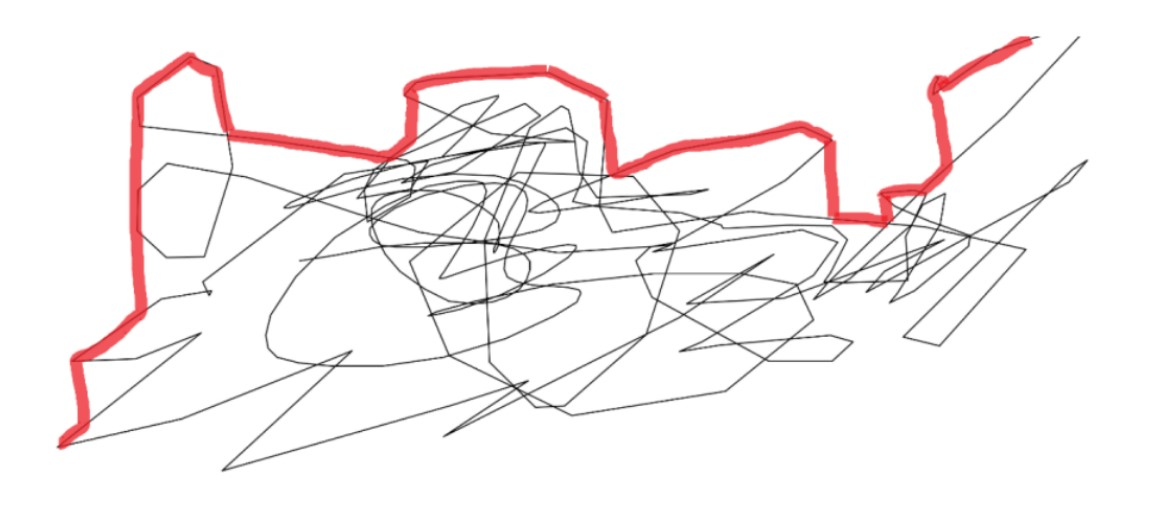
#> input picture Projects/2 - Aritificial Neural Networks/red_line_image.jpg, 1151 x 510 px
$ jupyter execute --allow-errors Part4_Completed.ipynb
#> lines starting #> are read from the running program, lines starting #| are printed output that depends on the picture; after the words box and inside, x2 and y2 are one past the last pixel; in counts of white or black regions, pixels touching at a corner belong together
[cell 1]
import cv2
import numpy as np
from scipy.optimize import curve_fit
import matplotlib.pyplot as plt
from keras.models import Sequential
from keras.layers import Dense
from sklearn.model_selection import train_test_split
from sklearn.preprocessing import MinMaxScaler

[cell 2]
# Load the image
image = cv2.imread('red_line_image.jpg')
#> image is the input picture: shape (510, 1151, 3); mean B, G, R 241.9, 241.7, 247.2

[cell 3]
# Convert image to HSV color space
hsv_image = cv2.cvtColor(image, cv2.COLOR_BGR2HSV)
#> hsv_image: shape (510, 1151, 3); mean H, S, V 10.6, 6.1, 247.2

[cell 4]
# Define lower and upper thresholds for red color in HSV
lower_red1 = np.array([0, 50, 50])
upper_red1 = np.array([10, 255, 255])
lower_red2 = np.array([170, 50, 50])
upper_red2 = np.array([180, 255, 255])

# Create masks for red pixels using the thresholds
red_mask1 = cv2.inRange(hsv_image, lower_red1, upper_red1)
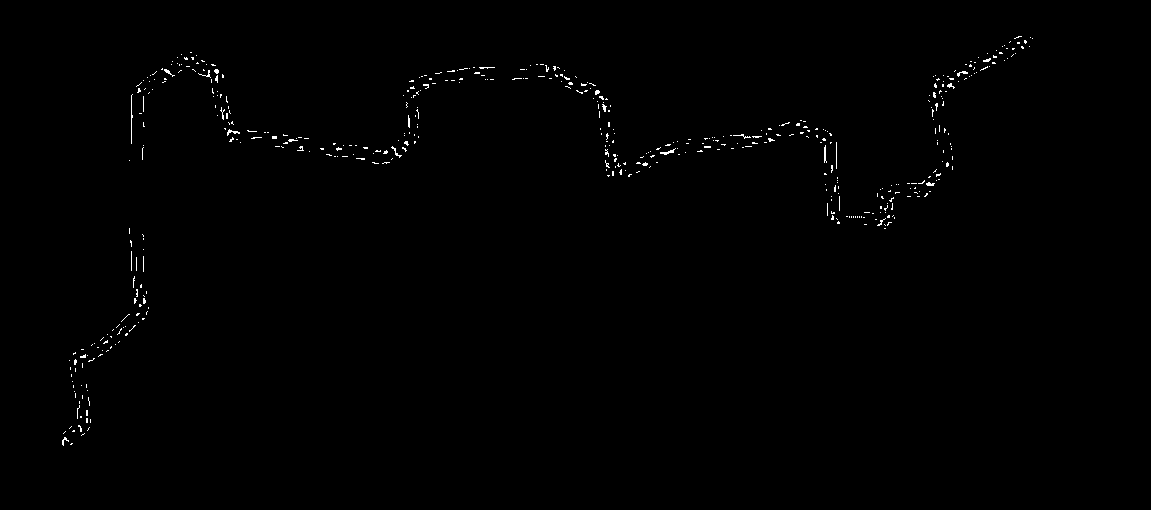
#> red_mask1: shape (510, 1151); 0.48% white in thin lines or dots, all inside (x1, y1, x2, y2) = (62, 36, 1033, 446)
red_mask2 = cv2.inRange(hsv_image, lower_red2, upper_red2)
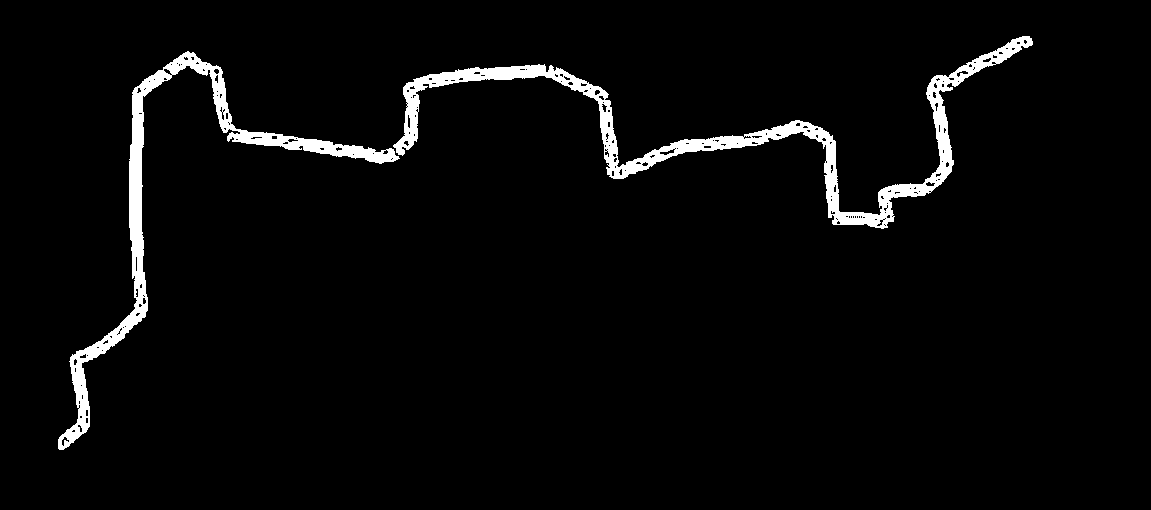
#> red_mask2: shape (510, 1151); 3.4% white; 2 white regions, box (x1, y1, x2, y2) and area: (393, 36, 1033, 229) 11483, (58, 51, 400, 450) 8450
red_mask = cv2.bitwise_or(red_mask1, red_mask2)
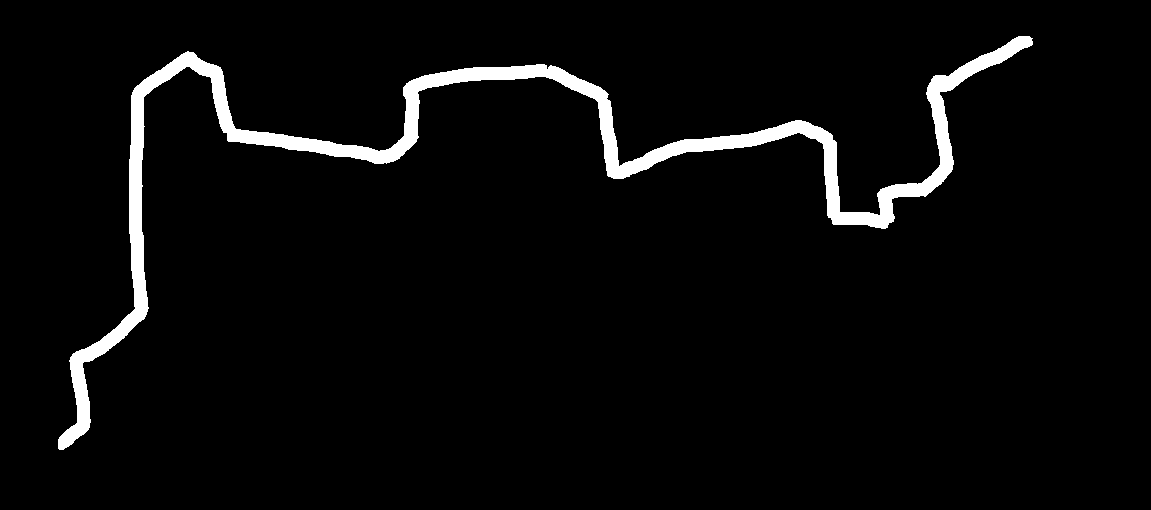
#> red_mask: shape (510, 1151); 3.9% white; 1 white region, box (x1, y1, x2, y2) and area: (58, 36, 1033, 450) 22753

# Apply Canny edge detection on the red mask
edges = cv2.Canny(red_mask, 50, 150, apertureSize=3)
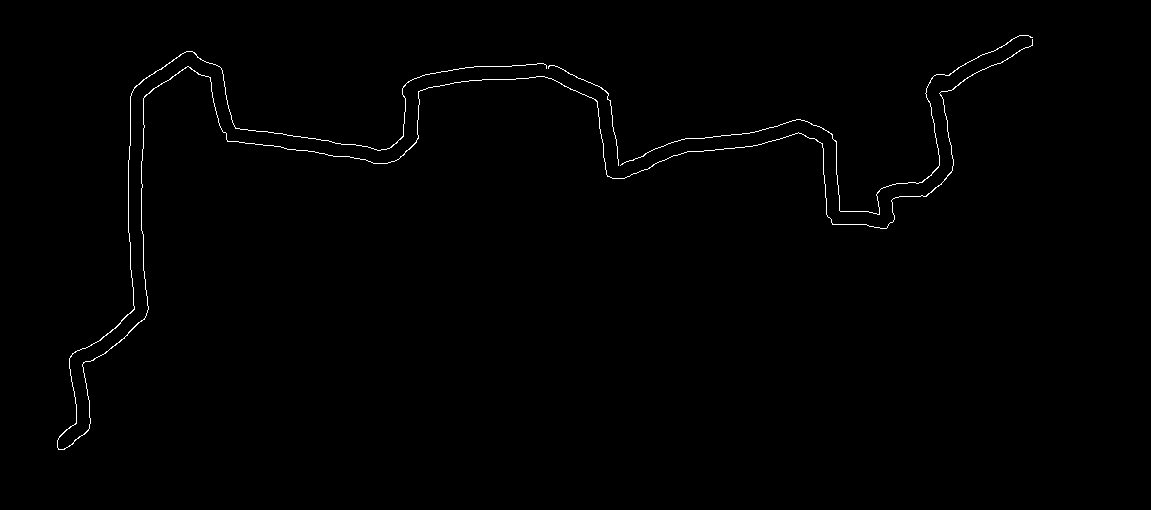
#> edges: shape (510, 1151); 0.6% white in thin lines or dots, all inside (x1, y1, x2, y2) = (57, 35, 1033, 450)

# Find contours in the edge image
contours, _ = cv2.findContours(edges, cv2.RETR_EXTERNAL, cv2.CHAIN_APPROX_SIMPLE)
#> contours = 3 contours, 1 with area under 20; largest, box (x1, y1, x2, y2) and area: (57, 39, 1033, 450) 196, (620, 35, 1033, 215) 43

[cell 5]
# Check if contours were found
if contours:
    # Extract the largest contour (assuming it corresponds to the red line)
    largest_contour = max(contours, key=cv2.contourArea)
#> largest_contour = contour of 1741 points, box (x1, y1, x2, y2) (57, 39, 1033, 450), area 196

    # Extract the coordinates of the red line
    x_coords = largest_contour[:, 0, 0]
#> x_coords = 1741 values, max 1032 at index 0, min 57 at index 601, mean 442
    y_coords = largest_contour[:, 0, 1]
#> y_coords = 1741 values, max 449 at index 599, min 39 at index 0, mean 163.9

    # Print the coordinates of the red dots
    for x, y in zip(x_coords, y_coords):
        print(f"Red dot coordinates: ({x}, {y})")
#> this loop made 1741 passes
#> (x, y) on passes 1 to 3: (1032, 39), (1032, 44), (1030, 46)
#| Red dot coordinates: (1032, 39)
#| Red dot coordinates: (1032, 44)
#| Red dot coordinates: (1030, 46)
#| Red dot coordinates: (1029, 46)
#| Red dot coordinates: (1028, 47)
#| Red dot coordinates: (1025, 47)
#| Red dot coordinates: (1024, 48)
#| Red dot coordinates: (1023, 48)
#> (further printed lines are left out)

    # Fit a polynomial curve to the coordinates
    degree = 3  # Degree of the polynomial curve
    coeffs = np.polyfit(x_coords, y_coords, degree)
#> coeffs = [-3.41e-06, 0.00597, -3.04, 550.7]
    poly_func = np.poly1d(coeffs)

    # Generate x values for plotting the curve
    x_plot = np.linspace(min(x_coords), max(x_coords), 100)
#> x_plot = 100 values from 57 to 1032

    # Evaluate the polynomial function for the plotted x values
    y_plot = poly_func(x_plot)
#> y_plot = 100 values, max 396 at index 0, min 19.92 at index 99, mean 145.6

    # Plot the original image with the detected red line and the fitted curve
    plt.figure(figsize=(8, 6))
    plt.imshow(cv2.cvtColor(image, cv2.COLOR_BGR2RGB))
    plt.plot(x_coords, y_coords, 'ro', label='Detected Red Line')
    plt.plot(x_plot, y_plot, 'b-', label='Fitted Curve')
    plt.xlabel('x')
    plt.ylabel('y')
    plt.title('Fitting a Curve to the Detected Red Line')
    plt.legend()
    plt.show()
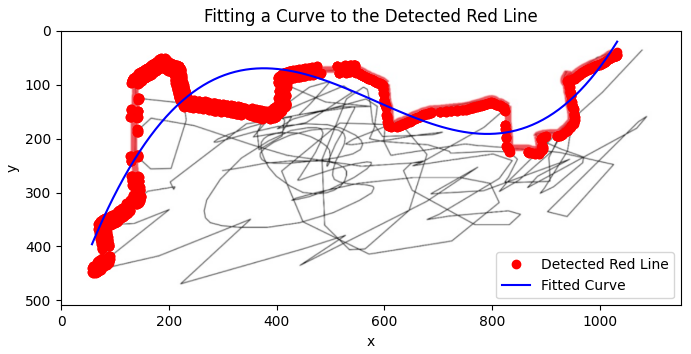
#> figure drawn by matplotlib, 1 panel
else:
    print("No red line detected.")

[cell 6]
# Reverse the y-coordinates
y_coords = max(y_coords) - y_coords
#> y_coords = 1741 values, max 410 at index 0, min 0 at index 599, mean 285.1

# MLP Model
#> (the rest of this cell did not finish here and is left out)

[cell 7]
# Split the coordinates into training and test data
x_train, x_test, y_train, y_test = train_test_split(x_coords, y_coords, test_size=0.25, random_state=42)
#> x_train = 1305 values, max 1032 at index 596, min 57 at index 39, mean 447; x_test = 436 values, max 1031 at index 207, min 57 at index 36, mean 427.1; y_train = 1305 values, max 410 at index 596, min 0 at index 1067, mean 287.2; y_test = 436 values, max 404 at index 207, min 0 at index 429, mean 278.7

# Convert the 1D arrays to 2D arrays for compatibility with the model
x_train = np.reshape(x_train, (-1, 1))
y_train = np.reshape(y_train, (-1, 1))
x_test = np.reshape(x_test, (-1, 1))
y_test = np.reshape(y_test, (-1, 1))

#> (a cell that did not finish here is left out)

#> (a cell that did not finish here is left out)

[cell 10]
# Sort the test data points based on x_test
sorted_indices = np.argsort(x_test.flatten())
#> sorted_indices = 436 values, max 435 at index 344, min 0 at index 113, mean 217.5
x_test_sorted = x_test[sorted_indices]
#> x_test_sorted = 436 values from 57 to 1031
y_test_sorted = y_test[sorted_indices]
#> y_test_sorted = 436 values, max 404 at index 435, min 0 at index 3, mean 278.7
#> (the rest of this cell did not finish here and is left out)
